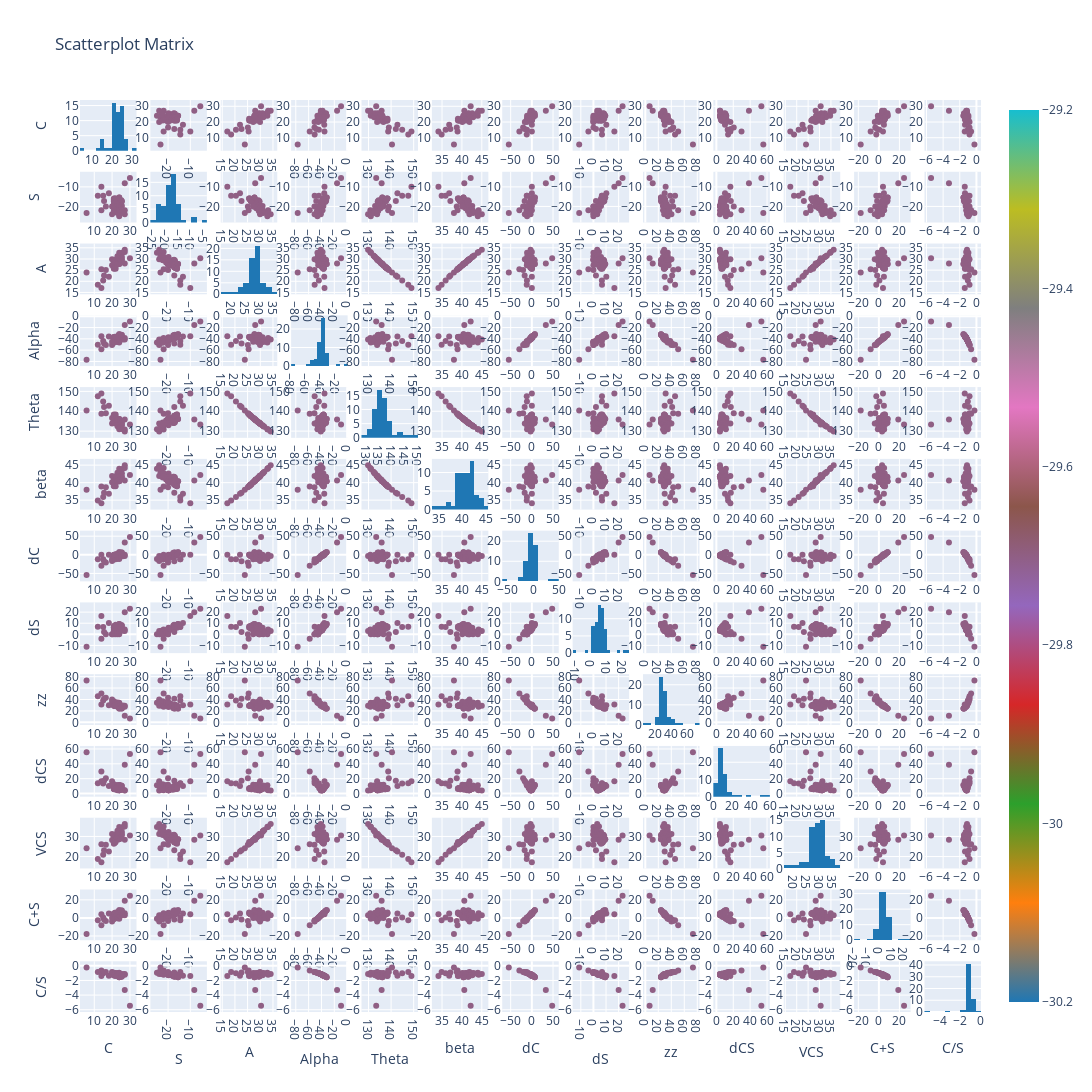

This figure's notebook cell:
### Code cell
figure = ff.create_scatterplotmatrix(
df[['C','S','T','A','Alpha','Theta','beta','dC','dS', 'zz', 'dCS', 'VCS', 'C+S', 'C/S']],
width=2000, height=2000,
diag='histogram',
index='T')
plot(figure, filename='plotly_scatterplot_T.html')
figure.show()
